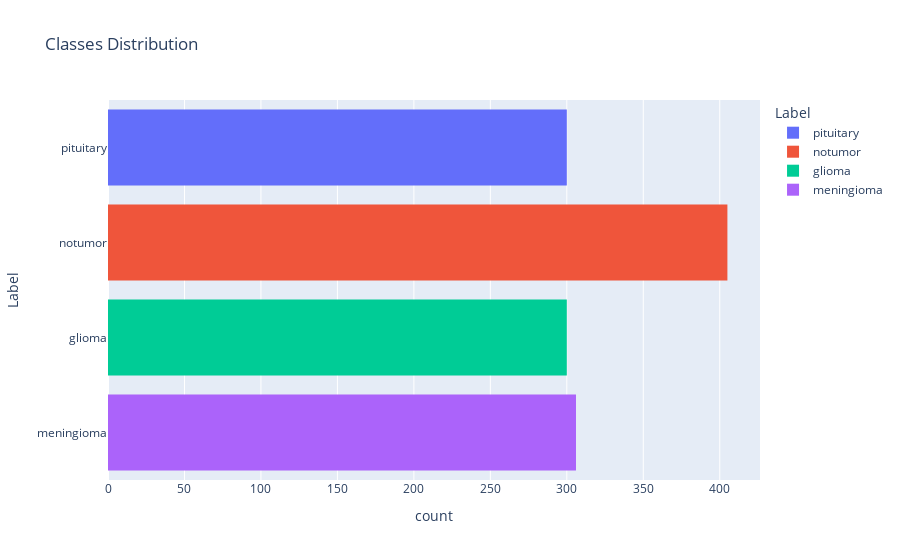

The notebook cell this image was saved under:
### Code cell
px.histogram(test_data, y="Label", color="Label", title="Classes Distribution")

### Figure 1 — Plotly figure (JSON) as saved in the notebook; plotly's stock layout.template omitted (floating-point values rounded to 4 significant figures; data arrays with more than 128 entries replaced by an {"elided": "..."} marker saying what was removed)
{"data": [{"bingroup": "y", "hovertemplate": "Label=%{y}<br>count=%{x}<extra></extra>", "legendgroup": "pituitary", "marker": {"color": "#636efa", "pattern": {"shape": ""}}, "name": "pituitary", "orientation": "h", "showlegend": true, "type": "histogram", "xaxis": "x", "y": {"elided": "300 str values"}, "yaxis": "y"}, {"bingroup": "y", "hovertemplate": "Label=%{y}<br>count=%{x}<extra></extra>", "legendgroup": "notumor", "marker": {"color": "#EF553B", "pattern": {"shape": ""}}, "name": "notumor", "orientation": "h", "showlegend": true, "type": "histogram", "xaxis": "x", "y": {"elided": "405 str values"}, "yaxis": "y"}, {"bingroup": "y", "hovertemplate": "Label=%{y}<br>count=%{x}<extra></extra>", "legendgroup": "glioma", "marker": {"color": "#00cc96", "pattern": {"shape": ""}}, "name": "glioma", "orientation": "h", "showlegend": true, "type": "histogram", "xaxis": "x", "y": {"elided": "300 str values"}, "yaxis": "y"}, {"bingroup": "y", "hovertemplate": "Label=%{y}<br>count=%{x}<extra></extra>", "legendgroup": "meningioma", "marker": {"color": "#ab63fa", "pattern": {"shape": ""}}, "name": "meningioma", "orientation": "h", "showlegend": true, "type": "histogram", "xaxis": "x", "y": {"elided": "306 str values"}, "yaxis": "y"}], "layout": {"barmode": "relative", "legend": {"title": {"text": "Label"}, "tracegroupgap": 0}, "title": {"text": "Classes Distribution"}, "xaxis": {"anchor": "y", "domain": [0, 1], "title": {"text": "count"}}, "yaxis": {"anchor": "x", "categoryarray": ["meningioma", "glioma", "notumor", "pituitary"], "categoryorder": "array", "domain": [0, 1], "title": {"text": "Label"}}}}
